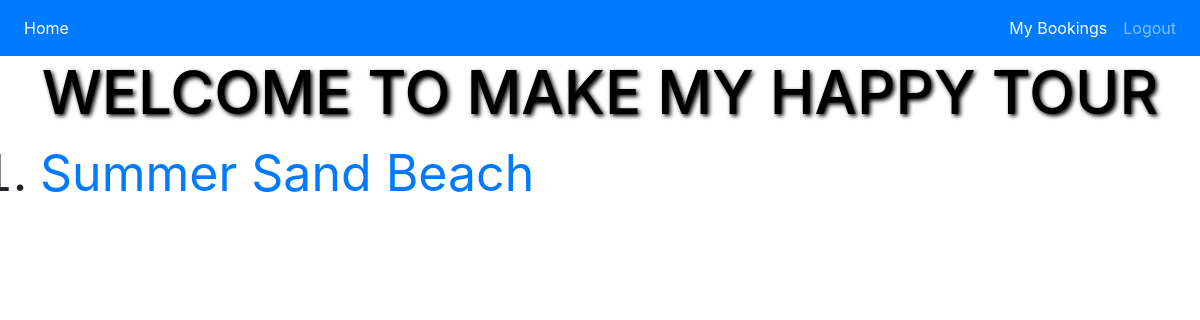
Before: /mainapp/home (signed in) with the older database file.
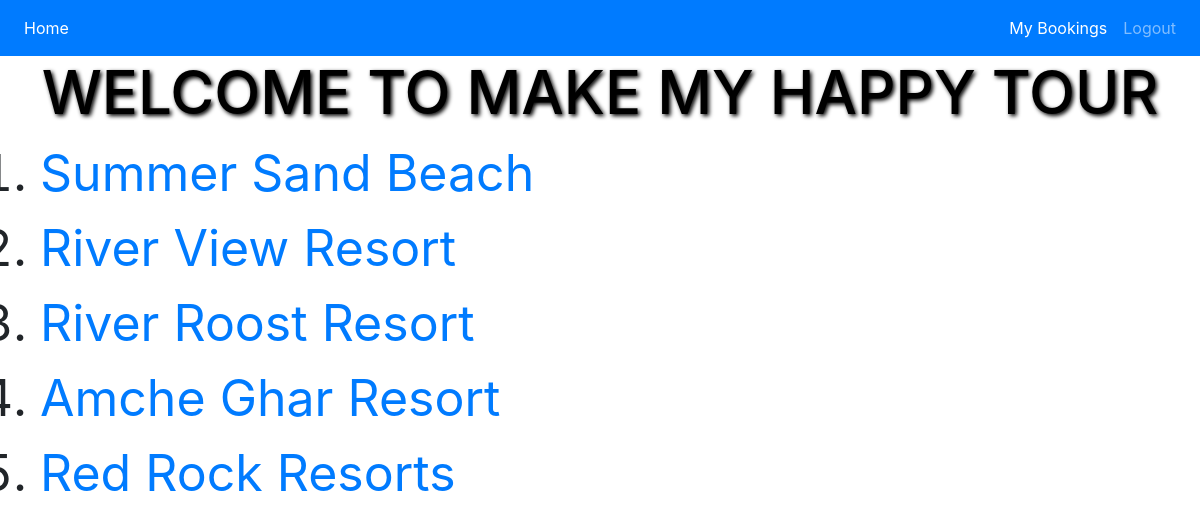
After: the same page with the newer database file.
### mainapp/models.py (models this page shows, shortened)
class Resorts(models.Model):
    name = models.CharField(max_length=30)
    base = models.IntegerField()
    adult = models.IntegerField()
    child = models.IntegerField()
    address = models.CharField(max_length=100)
    description = models.CharField(max_length=1200)
    rating = models.IntegerField()
    phone = models.CharField(max_length=20)
    picurl = models.CharField(max_length=100)

### mainapp/views.py (the view)
# urls.py: 2. Add a URL to urlpatterns:  path('', views.home, name='home')
@login_required
def home(req):
    context={
        'objects':Resorts.objects.all()
    }
    return render(req,'mainapp/Home.html',context)

### template/mainapp/Home.html (shortened to what this page needs)
<!DOCTYPE html>
{% load static %}
<html lang="en" dir="ltr">
  <head>
    <link rel="stylesheet" href="https://stackpath.bootstrapcdn.com/bootstrap/4.4.1/css/bootstrap.min.css">
    <link rel="stylesheet" href="{% static "css/Home.css" %}">
  </head>
  <body>
    <nav  class="navbar navbar-expand-lg navbar-dark bg-primary">
      <div class="collapse navbar-collapse" id="navbarText">
        <ul class="navbar-nav mr-auto">
          <li class="nav-item active">
            <a class="nav-link" href="{% url 'mainapp:home' %}">Home<span class="sr-only">(current)</span></a>
          </li>
        </ul>
        <ul class="navbar-nav ml-auto">
          <li class="nav-item active">
            <a class="nav-link" href="{% url 'mainapp:mybookings' %}">My Bookings </a>
          </li>
          <li class="nav-item">
            <a class="nav-link" href="{% url 'logout' %}">Logout</a>
          </li>
        </ul>
      </div>
    </nav>
    <h1>WELCOME TO MAKE MY HAPPY TOUR</h1>
    <ol>
    {% for obj in objects %}
      <li><a href="{% url 'mainapp:details' pk=obj.id %}">{{ obj.name }}</a></li>
    {% endfor %}
    </ol>
  </body>
</html>

### static/css/Home.css (style rules this page uses)
h1 { color:black; text-shadow: 2px 2px 4px #000000; text-align: center; font-size: 60px }
ol { font-size: 50px; background-color: transparent; }

Changed rows visible on the page:
added Resorts: name "River View Resort"
added Resorts: name "River Roost Resort"
added Resorts: name "Amche Ghar Resort"
added Resorts: name "Red Rock Resorts"
